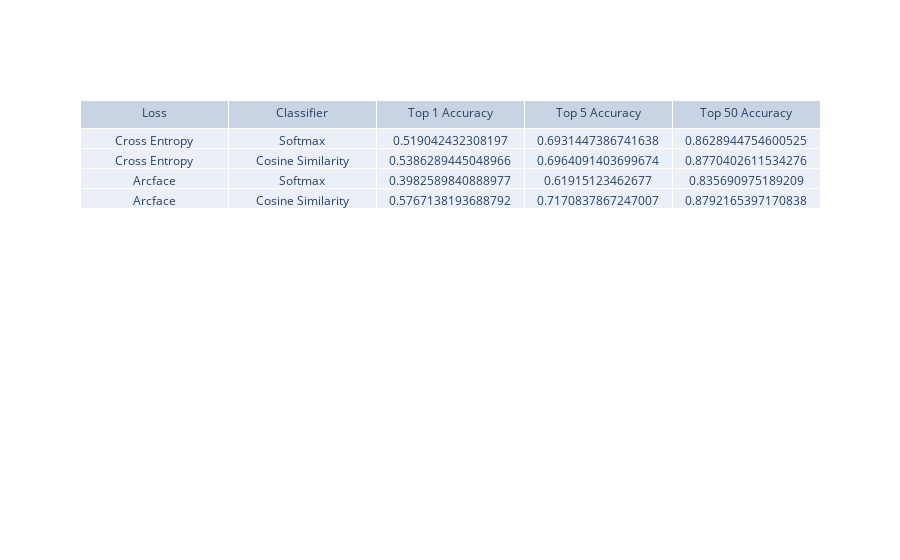

Notebook source saved alongside this figure:
### Code cell
eval_table = go.Figure(
    data=[
        go.Table(
            header={"values": ["Loss", "Classifier", "Top 1 Accuracy", "Top 5 Accuracy", "Top 50 Accuracy"]},
            cells={
                "values": [
                    ["Cross Entropy", "Cross Entropy", "Arcface", "Arcface"],
                    ["Softmax", "Cosine Similarity", "Softmax", "Cosine Similarity"],
                    [
                        softmax_cross_entropy_eval_results["top_1_accuracy"],
                        softmax_similarity_eval_results["top_1_accuracy"],
                        arcface_cross_entropy_eval_results["top_1_accuracy"],
                        arcface_similarity_eval_results["top_1_accuracy"]
                    ],
                    [
                        softmax_cross_entropy_eval_results["top_5_accuracy"],
                        softmax_similarity_eval_results["top_5_accuracy"],
                        arcface_cross_entropy_eval_results["top_5_accuracy"],
                        arcface_similarity_eval_results["top_5_accuracy"]
                    ],
                    [
                        softmax_cross_entropy_eval_results["top_50_accuracy"],
                        softmax_similarity_eval_results["top_50_accuracy"],
                        arcface_cross_entropy_eval_results["top_50_accuracy"],
                        arcface_similarity_eval_results["top_50_accuracy"]
                    ],
                ]
            }
        )
    ]
)

eval_table.show()

### Figure 1 — Plotly figure (JSON) as saved in the notebook; plotly's stock layout.template omitted (floating-point values rounded to 4 significant figures)
{"data": [{"cells": {"values": [["Cross Entropy", "Cross Entropy", "Arcface", "Arcface"], ["Softmax", "Cosine Similarity", "Softmax", "Cosine Similarity"], [0.519, 0.5386, 0.3983, 0.5767], [0.6931, 0.6964, 0.6192, 0.7171], [0.8629, 0.877, 0.8357, 0.8792]]}, "header": {"values": ["Loss", "Classifier", "Top 1 Accuracy", "Top 5 Accuracy", "Top 50 Accuracy"]}, "type": "table"}], "layout": {}}
